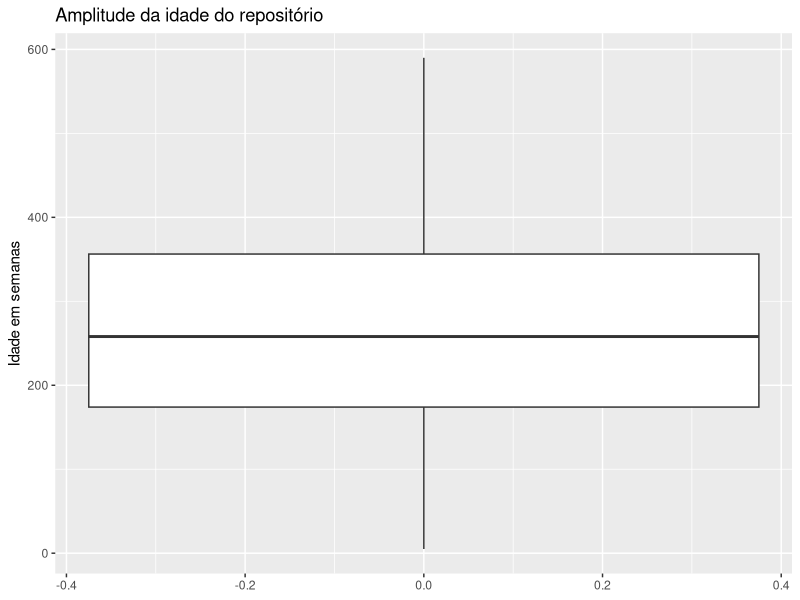
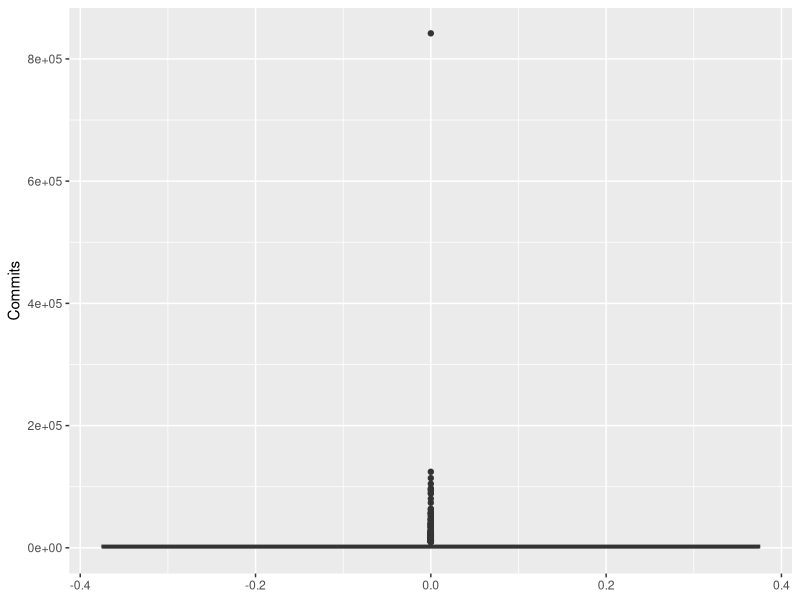
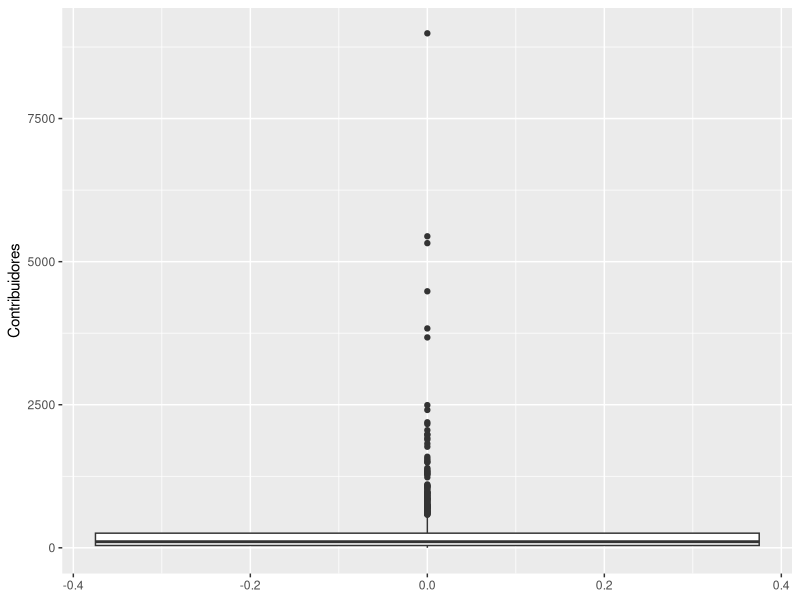
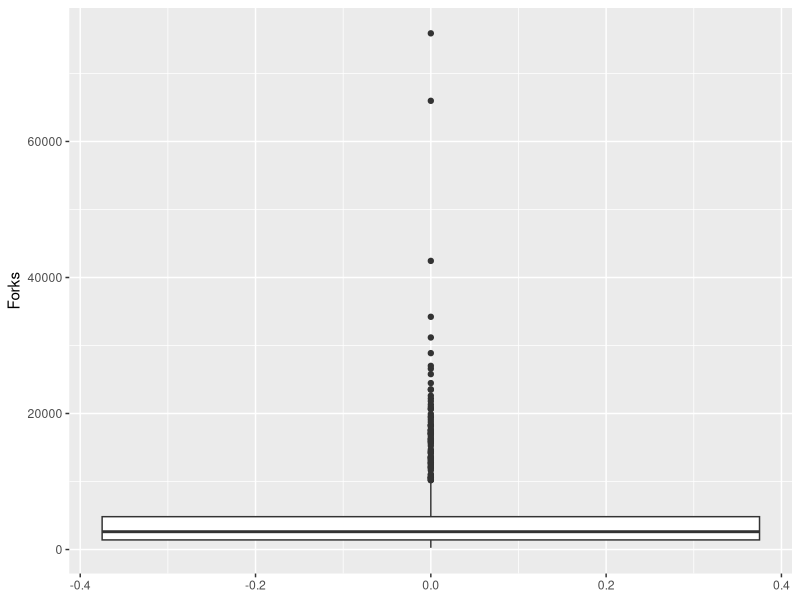
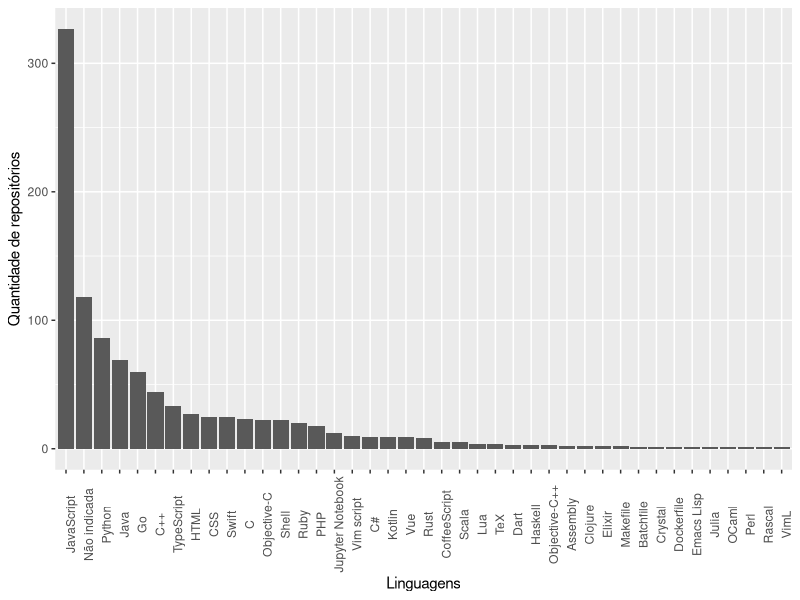
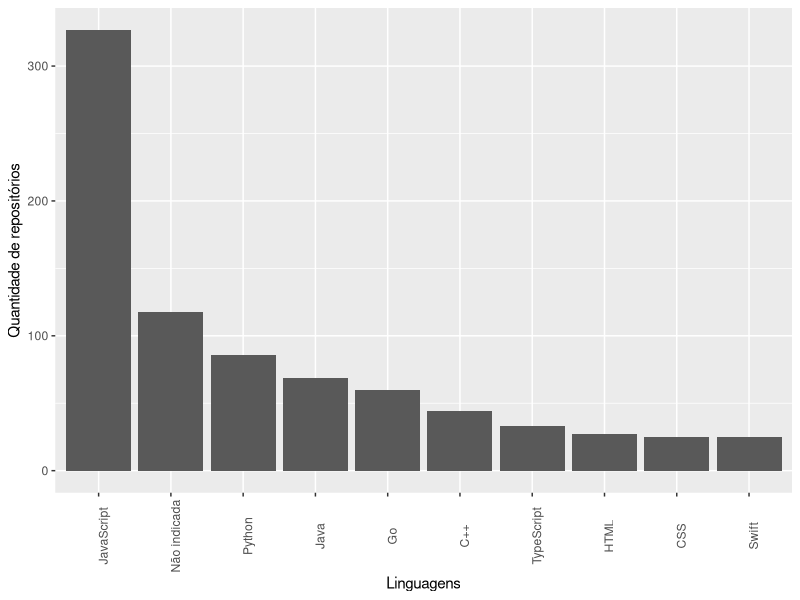
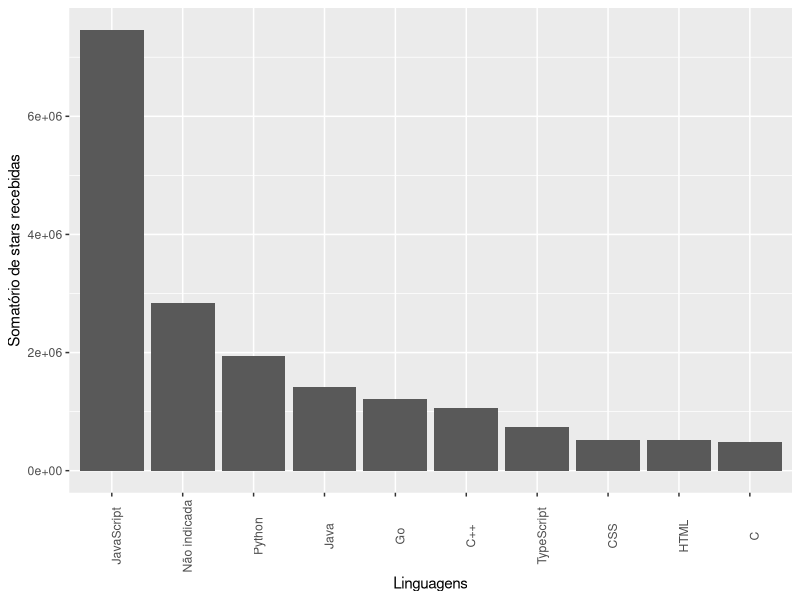
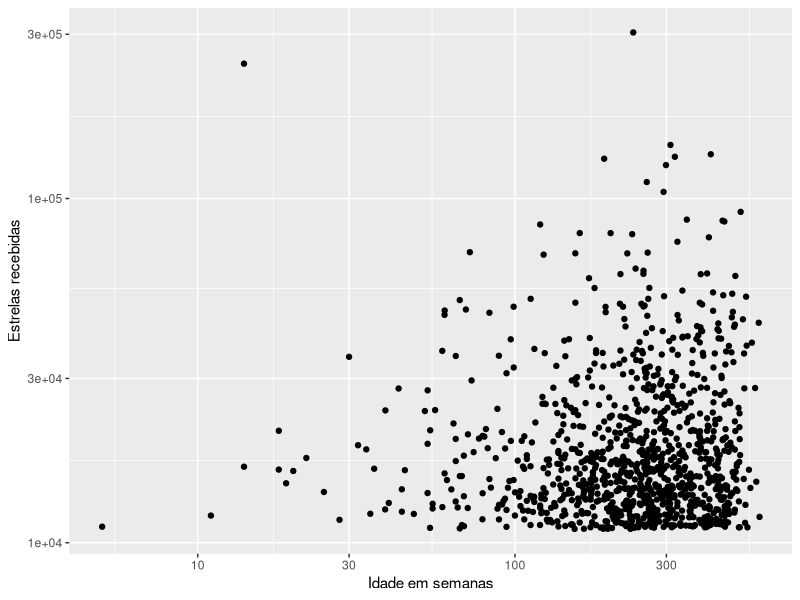

R code for these plots, in order:
## ---- chunk 1
knitr::opts_chunk$set(echo = TRUE)
library(tidyverse)
library(here)
library(viridis)
library(broom)
library(skimr)

## ---- chunk 2
dados_full = read_csv("../dados/repositorios_update.csv")

glimpse(dados_full)
## ---- chunk 3
dados_full %>% filter(full_name == 'torvalds/linux') %>% select(contributors, html_url)
## ---- chunk 4
dados_full = dados_full %>% 
  mutate(contributors = replace(contributors, contributors == '∞', 0)) 

dados_full %>% filter(full_name == 'torvalds/linux') %>% select(contributors, html_url)
## ---- chunk 5
dados = dados_full %>% select(full_name, 
                              description, 
                              owner_type, 
                              created_at,
                              stargazers_count,
                              language,
                              forks,
                              timestamp_extract,
                              commits,
                              contributors) %>%
  mutate(timestamp_extract = as.POSIXct.numeric(timestamp_extract, origin = '1970-01-01')) %>%
  mutate(age_weeks = difftime(timestamp_extract, created_at, units = 'weeks')) %>%
  mutate(contributors = as.integer(contributors), commits = as.integer(commits), age_weeks = as.integer(age_weeks)) %>%
  mutate(language = replace(language, is.na(language), 'Não indicada'))
## ---- chunk 6
duplicados = duplicated(dados, fromLast = TRUE)

which(duplicados)
## ---- chunk 7

skim(dados)
## ---- chunk 8
dados %>%
  ggplot(mapping = aes(y = age_weeks)) + 
  geom_boxplot() + 
  ggtitle("Amplitude da idade do repositório") + 
  ylab("Idade em semanas")

dados %>%
  ggplot(mapping = aes(y = commits)) + 
  geom_boxplot() + 
  ylab("Commits")

dados %>%
  ggplot(mapping = aes(y = contributors)) + 
  geom_boxplot() +
  ylab("Contribuidores")

dados %>%
  ggplot(mapping = aes(y = forks)) + 
  geom_boxplot() +
  ylab("Forks")

## ---- chunk 9
q = dados$stargazers_count

quantile(q)
## ---- chunk 10
q = dados$commits

quantile(q)
## ---- chunk 11
q = dados$stargazers_count

quantile(q)
## ---- chunk 12
t = dados$forks

quantile(t)
## ---- chunk 13
q = dados$age_weeks

quantile(q)
## ---- chunk 14
dados %>% 
  group_by(language) %>%
  summarise(n = n()) %>%
  arrange(desc(n)) %>%
  ggplot(mapping = aes(x = reorder(language, -n), y = n)) +
    geom_bar(position="dodge", stat="identity") +
    theme(axis.text.x = element_text(angle = 90)) +
    labs(x="Linguagens", y="Quantidade de repositórios")

## ---- chunk 15
dados %>% 
  group_by(language) %>%
  summarise(n = n()) %>%
  top_n(10) %>%
  ggplot(mapping = aes(x = reorder(language, -n), y = n)) +
    geom_bar(position="dodge", stat="identity") +
    theme(axis.text.x = element_text(angle = 90)) +
    labs(x="Linguagens", y="Quantidade de repositórios")
## ---- chunk 16

dados %>% 
  group_by(language) %>%
  summarise(n = sum(stargazers_count)) %>%
  top_n(10) %>%
  ggplot(mapping = aes(x = reorder(language, -n), y = n)) +
    geom_bar(position="dodge", stat="identity") +
    theme(axis.text.x = element_text(angle = 90)) +
    labs(x="Linguagens", y="Somatório de stars recebidas") 

  # colocar boxplot
## ---- chunk 17


## ---- chunk 18
dados %>%
  ggplot(mapping = aes(x = age_weeks, y = stargazers_count)) + 
  geom_jitter() +
  ylab("Estrelas recebidas") +
  xlab("Idade em semanas") +
  scale_y_log10() + 
  scale_x_log10()

dados %>%
  ggplot(mapping = aes(x = commits, y = stargazers_count)) + 
  geom_jitter() +
  ylab("Estrelas recebidas") +
  xlab("Commits") +
  scale_y_log10() + 
  scale_x_log10()

dados %>%
  ggplot(mapping = aes(x = contributors, y = stargazers_count)) + 
  geom_jitter() +
  ylab("Estrelas recebidas") +
  xlab("Contribuidores") +
  scale_y_log10() + 
  scale_x_log10()

dados %>%
  ggplot(mapping = aes(x = forks, y = stargazers_count)) + 
  geom_jitter() +
  ylab("Estrelas recebidas") +
  xlab("Forks") +
  scale_y_log10() + 
  scale_x_log10()

## ---- chunk 19
dados %>% 
  summarise(pearson = cor(stargazers_count, age_weeks, method = "pearson"), 
            spearman = cor(stargazers_count, age_weeks, method = "spearman"), 
            kendall = cor(stargazers_count, age_weeks, method = "kendall"), )
## ---- chunk 20
dados %>% 
  summarise(pearson = cor(stargazers_count, commits, method = "pearson"), 
            spearman = cor(stargazers_count, commits, method = "spearman"), 
            kendall = cor(stargazers_count, commits, method = "kendall"), )
## ---- chunk 21
dados %>% 
  summarise(pearson = cor(stargazers_count, contributors, method = "pearson"), 
            spearman = cor(stargazers_count, contributors, method = "spearman"), 
            kendall = cor(stargazers_count, contributors, method = "kendall"), )
## ---- chunk 22
dados %>% 
  summarise(pearson = cor(stargazers_count, forks, method = "pearson"), 
            spearman = cor(stargazers_count, forks, method = "spearman"), 
            kendall = cor(stargazers_count, forks, method = "kendall"))
## ---- chunk 23
cor.test(~ stargazers_count + forks, data=dados, method = 'spearman', continuity = FALSE, conf.level = 0.95)
## ---- chunk 24
cor.test(~ stargazers_count + age_weeks, data=dados, method = 'spearman', continuity = FALSE, conf.level = 0.95)
## ---- chunk 25
cor.test(~ stargazers_count + commits, data=dados, method = 'spearman', continuity = FALSE, conf.level = 0.95)
## ---- chunk 26
cor.test(~ stargazers_count + contributors, data=dados, method = 'spearman', continuity = FALSE, conf.level = 0.95)
## ---- chunk 27
function_correlacao = function(df, i){
    theta_c_correlacao = df %>%
        slice(i) %>%
        summarise(correlacao = cor(stargazers_count, forks, method = "spearm")) %>%
        pull(correlacao)
    
    return(theta_c_correlacao)
}

theta_c_correlacao = function_correlacao(dados, 1:NROW(dados))
theta_c_correlacao
## ---- chunk 28
library(boot)
library(broom)


booted_cor <- boot(data = dados, 
               statistic = function_correlacao, 
               R = 4000)

ci_cor = tidy(booted_cor, 
          conf.level = .95,
          conf.method = "basic",
          conf.int = TRUE)
ci_cor
